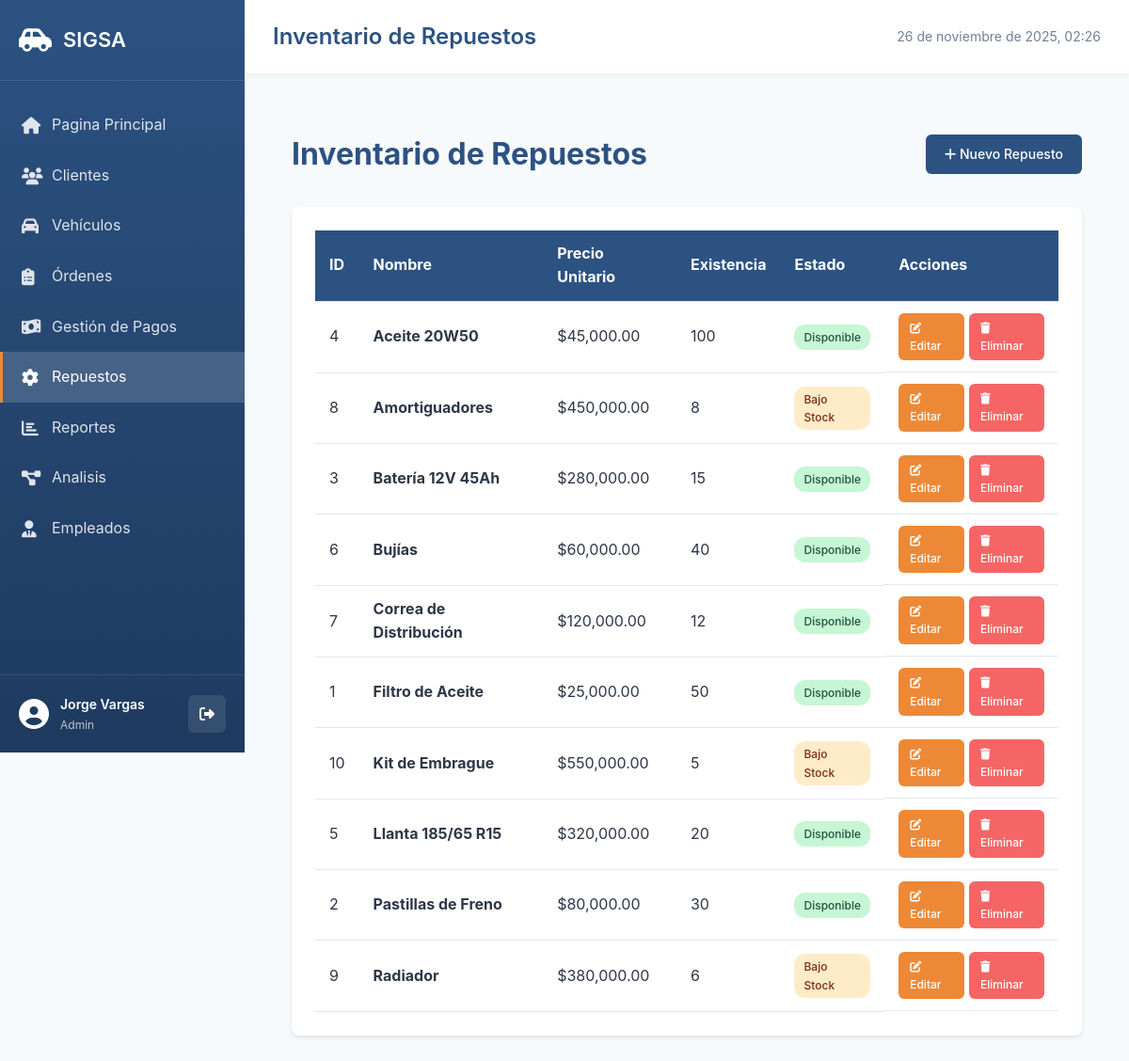
The app's page /pages/repuestos/index.php (signed in) with its own data.
### tables this page shows
CREATE TABLE Repuestos (
    id_repuesto INT AUTO_INCREMENT PRIMARY KEY,
    codigo VARCHAR(50) UNIQUE,
    nombre VARCHAR(200) NOT NULL,
    descripcion TEXT,
    precio_unitario DECIMAL(10, 2) NOT NULL,
    existencia INT DEFAULT 0,
    stock_minimo INT DEFAULT 5,
    categoria VARCHAR(50),
    proveedor VARCHAR(100),
    fecha_actualizacion TIMESTAMP DEFAULT CURRENT_TIMESTAMP ON UPDATE CURRENT_TIMESTAMP,
    INDEX idx_codigo (codigo),
    INDEX idx_nombre (nombre),
    INDEX idx_existencia (existencia)
);

### pages/repuestos/index.php (the view, shortened to what this page needs)
<?php
$db = getDB();
$stmt = $db->query("
    SELECT * FROM Repuestos
    ORDER BY nombre
");
$repuestos = $stmt->fetchAll();
include __DIR__ . '/../../includes/header.php';
?>
<div class="container">
    <div class="page-header">
        <h1>Inventario de Repuestos</h1>
        <a href="create.php" class="btn btn-primary">
            <i class="fas fa-plus"></i> Nuevo Repuesto
        </a>
    </div>
    <div class="card">
        <div class="card-body">
            <div class="table-responsive">
                <table class="table">
                    <thead>
                        <tr>
                            <th>ID</th>
                            <th>Nombre</th>
                            <th>Precio Unitario</th>
                            <th>Existencia</th>
                            <th>Estado</th>
                            <th>Acciones</th>
                        </tr>
                    </thead>
                    <tbody>
                        <?php foreach ($repuestos as $repuesto): ?>
                        <tr>
                            <td><?= $repuesto['id_repuesto'] ?></td>
                            <td><strong><?= htmlspecialchars($repuesto['nombre']) ?></strong></td>
                            <td>$<?= number_format($repuesto['precio_unitario'], 2) ?></td>
                            <td><?= $repuesto['existencia'] ?></td>
                            <td>
                                <span class="badge badge-<?= $repuesto['existencia'] > 10 ? 'success' : ($repuesto['existencia'] > 0 ? 'warning' : 'danger') ?>">
                                    <?= $repuesto['existencia'] > 10 ? 'Disponible' : ($repuesto['existencia'] > 0 ? 'Bajo Stock' : 'Agotado') ?>
                                </span>
                            </td>
                            <td class="actions">
                                <a href="edit.php?id=<?= $repuesto['id_repuesto'] ?>" class="btn btn-sm btn-warning">
                                    <i class="fas fa-edit"></i> Editar
                                </a>
                                <a href="delete.php?id=<?= $repuesto['id_repuesto'] ?>" class="btn btn-sm btn-danger"
                                   onclick="return confirm('¿Está seguro de eliminar este repuesto?')">
                                    <i class="fas fa-trash"></i> Eliminar
                                </a>
                            </td>
                        </tr>
                        <?php endforeach; ?>
                    </tbody>
                </table>
            </div>
        </div>
    </div>
</div>
<?php include __DIR__ . '/../../includes/footer.php'; ?>

### assets/css/style.css (style rules this page uses)
* { margin: 0; padding: 0; box-sizing: border-box; }
:root { --primary-color: #2c5282; --secondary-color: #4a90b5; --success-color: #48bb78; --danger-color: #f56565; --warning-color: #ed8936; --info-color: #4299e1; --dark-color: #2d3748; --light-color: #f7fafc; --border-color: #e2e8f0; --text-color: #2d3748; --text-secondary: #718096; }
body { font-family: -apple-system, BlinkMacSystemFont, 'Segoe UI', 'Roboto', 'Oxygen', 'Ubuntu', sans-serif; background-color: #f7fafc; color: var(--text-color); line-height: 1.6; }
.container { max-width: 1400px; margin: 0 auto; padding: 30px 20px; }
.page-header { display: flex; justify-content: space-between; align-items: center; margin-bottom: 30px; }
.page-header h1 { color: var(--primary-color); font-size: 32px; }
.card { background: white; border-radius: 8px; box-shadow: 0 2px 4px rgba(0,0,0,0.1); margin-bottom: 20px; }
.card-body { padding: 25px; }
.btn { padding: 10px 20px; border: none; border-radius: 6px; font-size: 14px; font-weight: 500; cursor: pointer; text-decoration: none; display: inline-block; transition: all 0.3s; }
.btn-primary { background-color: var(--primary-color); color: white; }
.btn-danger { background-color: var(--danger-color); color: white; }
.btn-warning { background-color: var(--warning-color); color: white; }
.btn-sm { padding: 6px 12px; font-size: 12px; }
.table { width: 100%; border-collapse: collapse; background: white; }
.table thead { background-color: var(--primary-color); color: white; }
.table th, .table td { padding: 12px 15px; text-align: left; border-bottom: 1px solid var(--border-color); }
.table .actions { display: flex; gap: 5px; }
.badge { padding: 4px 10px; border-radius: 12px; font-size: 12px; font-weight: 500; display: inline-block; }
.badge-success { background-color: #c6f6d5; color: #22543d; }
.badge-warning { background-color: #feebc8; color: #7c2d12; }

### records on screen
repuestos: id_repuesto "4", nombre "Aceite 20W50", precio_unitario "45,000.00", existencia "100", shows "Disponible"
repuestos: id_repuesto "8", nombre "Amortiguadores", precio_unitario "450,000.00", existencia "8", shows "Bajo Stock"
repuestos: id_repuesto "3", nombre "Batería 12V 45Ah", precio_unitario "280,000.00", existencia "15", shows "Disponible"
repuestos: id_repuesto "6", nombre "Bujías", precio_unitario "60,000.00", existencia "40", shows "Disponible"
repuestos: id_repuesto "7", nombre "Correa de Distribución", precio_unitario "120,000.00", existencia "12", shows "Disponible"
repuestos: id_repuesto "1", nombre "Filtro de Aceite", precio_unitario "25,000.00", existencia "50", shows "Disponible"
repuestos: id_repuesto "10", nombre "Kit de Embrague", precio_unitario "550,000.00", existencia "5", shows "Bajo Stock"
repuestos: id_repuesto "5", nombre "Llanta 185/65 R15", precio_unitario "320,000.00", existencia "20", shows "Disponible"
repuestos: id_repuesto "2", nombre "Pastillas de Freno", precio_unitario "80,000.00", existencia "30", shows "Disponible"
repuestos: id_repuesto "9", nombre "Radiador", precio_unitario "380,000.00", existencia "6", shows "Bajo Stock"

### other values on screen
$currentUser['nombre'] "Jorge Vargas"
$currentUser['rol'] "Admin"
$pageTitle "Inventario de Repuestos"
